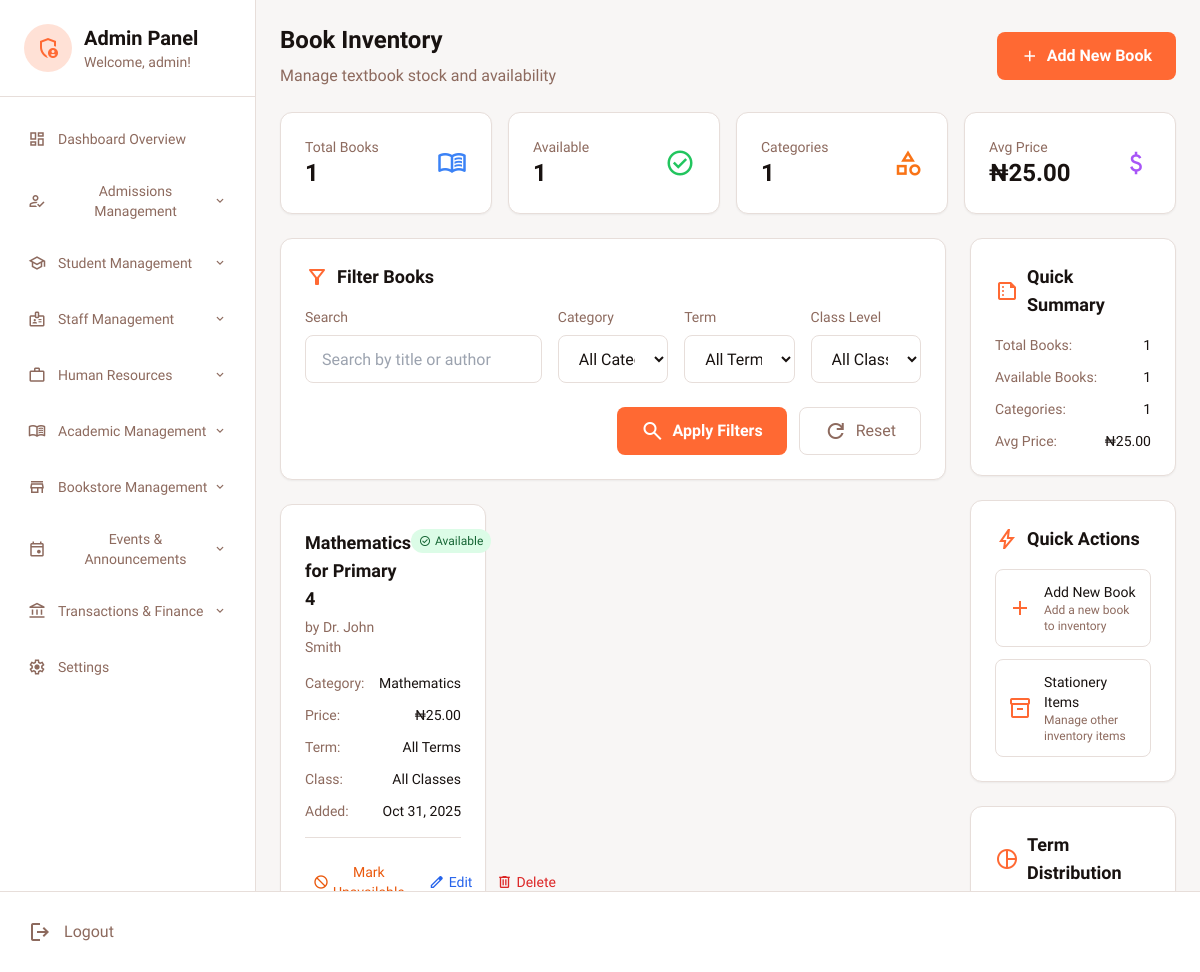
Page /admin_dashboard.php?page=inventory (signed in) on the committed database.
### tables this page shows
CREATE TABLE `books` (
  `id` int(11) NOT NULL,
  `title` varchar(255) NOT NULL,
  `author` varchar(100) DEFAULT NULL,
  `price` decimal(10,2) DEFAULT NULL,
  `category` varchar(50) DEFAULT NULL,
  `is_available` tinyint(1) DEFAULT 1,
  `created_at` timestamp NOT NULL DEFAULT current_timestamp(),
  `term` enum('all_terms','first_term','second_term','third_term') DEFAULT 'all_terms',
  `class_level` enum('all_classes','primary','jss1','jss2','jss3','ss1','ss2','ss3') DEFAULT 'all_classes'
);

### inventory_content.php (the view, shortened to what the rows shown need)
<?php
$db = getDBConnection();
$search = isset($_GET['search']) ? sanitize($_GET['search']) : '';
$category_filter = isset($_GET['category']) ? $_GET['category'] : '';
$term_filter = isset($_GET['term']) ? $_GET['term'] : '';
$class_filter = isset($_GET['class_level']) ? $_GET['class_level'] : '';
$query = "SELECT * FROM books WHERE 1=1";
$params = [];
$query .= " ORDER BY class_level, term, title";
$stmt = $db->prepare($query);
$stmt->execute($params);
$books = $stmt->fetchAll();
?>
<div class="mb-6">
    <div class="flex flex-col lg:flex-row lg:items-center lg:justify-between">
        <div>
            <h1 class="text-2xl font-bold text-[#181210] mb-2">Book Inventory</h1>
        </div>
    </div>
</div>
<div class="grid grid-cols-1 lg:grid-cols-4 gap-6">
    <div class="lg:col-span-3">
        <section>
            <?php if (empty($books)): ?>
                <div class="bg-white rounded-xl p-8 text-center shadow-sm border border-[#e7deda]">
                    <span class="material-symbols-outlined text-6xl text-[#8d6a5e] mb-4">menu_book</span>
                    <h3 class="text-xl font-bold text-[#181210] mb-2">No Books Found</h3>
                    <p class="text-[#8d6a5e] mb-6"><?php echo !empty($search) || !empty($category_filter) || !empty($term_filter) || !empty($class_filter) ? 'Try adjusting your filters' : 'Get started by adding your first book'; ?></p>
                    <?php if (empty($search) && empty($category_filter) && empty($term_filter) && empty($class_filter)): ?>
                        <button onclick="openAddBookModal()"
                                class="inline-flex items-center h-12 px-6 rounded-lg bg-[#ff6933] text-white font-bold hover:bg-[#ff6933]/90 transition-colors">
                            <span class="material-symbols-outlined mr-2">add</span>
                            Add First Book
                        </button>
                    <?php endif; ?>
                </div>
            <?php else: ?>
                <div class="grid grid-cols-1 md:grid-cols-2 lg:grid-cols-3 gap-6">
                    <?php foreach ($books as $book): ?>
                    <div class="bg-white rounded-xl p-6 shadow-sm border border-[#e7deda] hover:shadow-md transition-shadow">
                        <div class="flex justify-between items-start mb-4">
                            <div class="flex-1">
                                <h3 class="text-lg font-bold text-[#181210] mb-1"><?php echo htmlspecialchars($book['title']); ?></h3>
                                <p class="text-sm text-[#8d6a5e]">by <?php echo htmlspecialchars($book['author'] ?: 'Unknown Author'); ?></p>
                            </div>
                            <span class="inline-flex items-center px-2 py-1 rounded-full text-xs font-medium
                                <?php echo $book['is_available'] ? 'bg-green-100 text-green-800' : 'bg-red-100 text-red-800'; ?>">
                                <span class="material-symbols-outlined text-xs mr-1">
                                </span>
                                <?php echo $book['is_available'] ? 'Available' : 'Unavailable'; ?>
                            </span>
                        </div>
                        <div class="space-y-3 text-sm text-[#8d6a5e] mb-4">
                            <div class="flex justify-between">
                                <span>Category:</span>
                                <span class="font-medium text-[#181210]"><?php echo htmlspecialchars($book['category'] ?: 'Uncategorized'); ?></span>
                            </div>
                            <div class="flex justify-between">
                                <span>Price:</span>
                                <span class="font-medium text-[#181210]">₦<?php echo number_format($book['price'], 2); ?></span>
                            </div>
                            <div class="flex justify-between">
                                <span>Term:</span>
                                <span class="font-medium text-[#181210]">
                                    <?php
                                    $term_display = [
                                        'all_terms' => 'All Terms',
                                        'first_term' => 'First Term',
                                        'second_term' => 'Second Term',
                                        'third_term' => 'Third Term'
                                    ];
                                    echo $term_display[$book['term']] ?? ucfirst(str_replace('_', ' ', $book['term']));
                                    ?>
                                </span>
                            </div>
                            <div class="flex justify-between">
                                <span>Class:</span>
                                <span class="font-medium text-[#181210]">
                                    <?php
                                    $class_display = [
                                        'all_classes' => 'All Classes',
                                        'primary' => 'Primary',
                                        'jss1' => 'JSS 1',
                                        'jss2' => 'JSS 2',
                                        'jss3' => 'JSS 3',
                                        'ss1' => 'SS 1',
                                        'ss2' => 'SS 2',
                                        'ss3' => 'SS 3'
                                    ];
                                    echo $class_display[$book['class_level']] ?? ucfirst($book['class_level']);
                                    ?>
                                </span>
                            </div>
                            <div class="flex justify-between">
                                <span>Added:</span>
                                <span class="font-medium text-[#181210]"><?php echo date('M j, Y', strtotime($book['created_at'])); ?></span>
                            </div>
                        </div>
                        <div class="flex justify-between gap-2 border-t border-[#e7deda] pt-4">
                            <form method="POST" class="flex-1">
                                <button type="submit" name="toggle_availability"
                                        class="w-full flex items-center justify-center p-2 text-sm
                                            <?php echo $book['is_available'] ? 'text-orange-600 hover:bg-orange-50' : 'text-green-600 hover:bg-green-50'; ?>
                                            rounded-lg transition-colors">
                                    <span class="material-symbols-outlined text-base mr-1">
                                    </span>
                                    <?php echo $book['is_available'] ? 'Mark Unavailable' : 'Mark Available'; ?>
                                </button>
                            </form>
                            <button onclick="editBook(<?php echo $book['id']; ?>)"
                                    class="flex-1 flex items-center justify-center p-2 text-sm text-blue-600 hover:bg-blue-50 rounded-lg transition-colors">
                                <span class="material-symbols-outlined text-base mr-1">edit</span>
                                Edit
                            </button>
                            <button onclick="confirmDelete(<?php echo $book['id']; ?>, '<?php echo htmlspecialchars($book['title']); ?>')"
                                    class="flex-1 flex items-center justify-center p-2 text-sm text-red-600 hover:bg-red-50 rounded-lg transition-colors">
                                <span class="material-symbols-outlined text-base mr-1">delete</span>
                                Delete
                            </button>
                        </div>
                    </div>
                    <?php endforeach; ?>
                </div>
            <?php endif; ?>
        </section>
    </div>
</div>

### rows in the picture
books: title "Mathematics for Primary 4", author "Dr. John Smith", is_available "Available", category "Mathematics", price "25.00", term "All Terms", class_level "All Classes", created_at "Oct 31, 2025"

### other values in the picture
$_SESSION['first_name'] "admin"
$item['title'] "Dashboard Overview"
$item['title'] "Admissions Management"
$item['title'] "Student Management"
$item['title'] "Staff Management"
$item['title'] "Human Resources"
$item['title'] "Academic Management"
$item['title'] "Bookstore Management"
$item['title'] "Events & Announcements"
$item['title'] "Transactions & Finance"
$item['title'] "Settings"
$total_books "1"
$available_books "1"
$total_categories "1"
$average_price "25.00"
